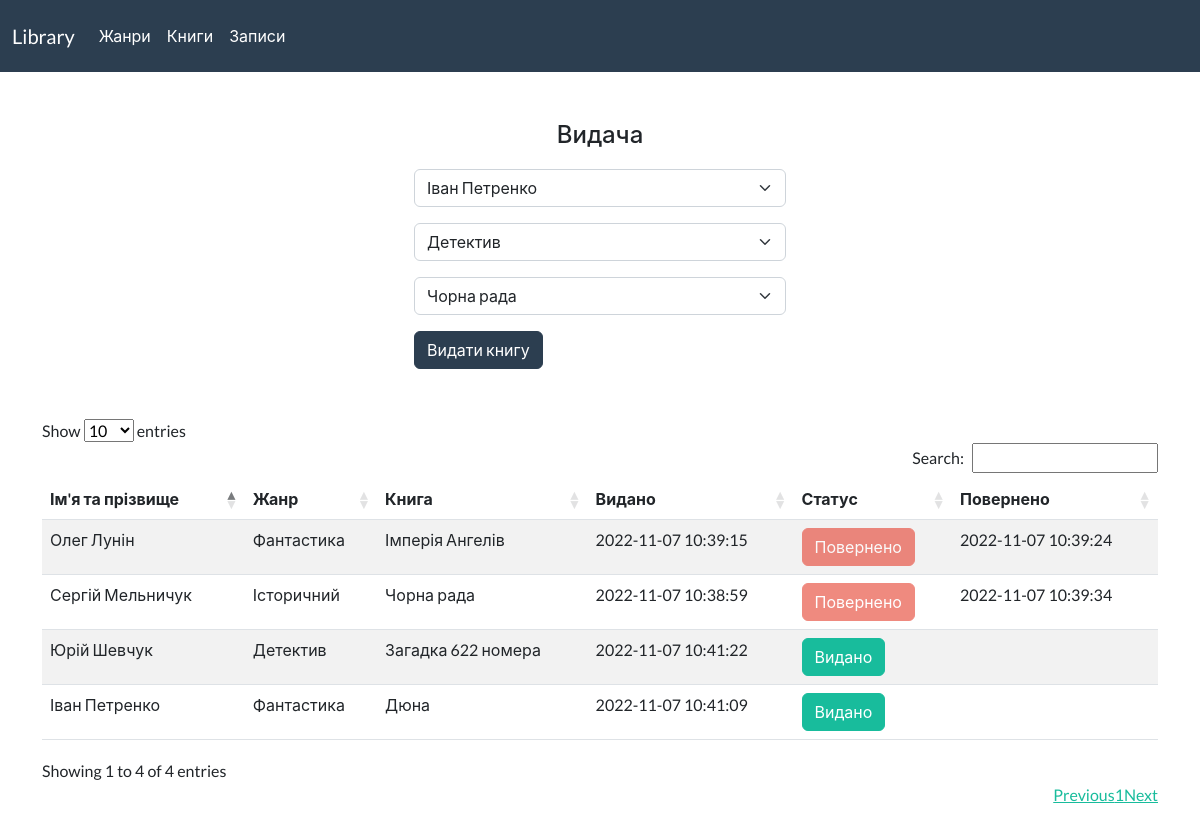
Page /account/issue on the committed database.
### tables this page shows
CREATE TABLE `issues` (
  `id_issue` int(11) NOT NULL,
  `name_issue` varchar(255) NOT NULL,
  `genre_issue` varchar(255) NOT NULL,
  `book_issue` varchar(255) NOT NULL,
  `date_out` timestamp NOT NULL DEFAULT current_timestamp(),
  `status` int(1) NOT NULL,
  `date_in` timestamp NULL DEFAULT NULL
);

### app/controllers/Account.php (called while the page is built, shortened)
<?php
class Account extends Controller
{
    public function __construct()
    {
        $this->userModel = $this->model('User');
    }
    public function issue()
    {
        $data = [
            'visitors' => $this->userModel->getVisitors(),
            'genres' => $this->userModel->getGenre(),
            'books' => $this->userModel->getBooks(),
            'issues' => $this->userModel->getIssues()
        ];
        $this->view('account/issue', $data);
    }
}
?>

### app/lib/Core.php (called while the page is built, shortened)
<?php
class Core
{
    protected $method = 'index';
    public function __construct()
    {
        $url = $this->getUrl();
        if(isset($url)) {
            if(file_exists('../app/controllers/' . ucwords($url[0]) . '.php')) {
                unset($url[0]);
            }
        }
        $this->controller = new $this->controller;
        if(isset($url[1])) {
            if(method_exists($this->controller, $url[1])) {
                $this->method = $url[1];
                unset($url[1]);
            }
        }
        $this->params = $url ? array_values($url) : [];
        call_user_func_array([$this->controller, $this->method], $this->params);
    }
    public function getUrl()
    {
        if(isset($_GET['url'])) {
            $url = rtrim($_GET['url'], '/');
            $url = filter_var($url, FILTER_SANITIZE_URL);
            $url = explode('/', $url);
            return $url;
        }
    }
}
?>

### public/index.php (called while the page is built, shortened)
<?php
$start = new Core();
?>

### app/lib/Database.php (called while the page is built, shortened)
<?php
class Database
{
    private $host = HOST;
    private $user = USER;
    private $password = PASSWORD;
    private $db_name = DB_NAME;
    private $dbh;
    private $stmt;
    public function __construct()
    {
        $con = 'mysql:host=' . $this->host . ';dbname=' . $this->db_name;
        $options = [
            PDO::ATTR_PERSISTENT  => true,
            PDO::ATTR_ERRMODE => PDO::ERRMODE_EXCEPTION
        ];
        try {
            $this->dbh = new PDO($con, $this->user, $this->password, $options);
        } catch(PDOException $e) {
            $this->error = $e->getMessage();
            echo $this->error;
        }
    }
    public function query($sql)
    {
        $this->stmt = $this->dbh->prepare($sql);
    }
    public function execute()
    {
        return $this->stmt->execute();
    }
    public function records()
    {
        $this->execute();
            return $this->stmt->fetchAll(PDO::FETCH_OBJ);
    }
}
?>

### app/models/User.php (called while the page is built, shortened)
<?php
class User {
    private $db;
    public function __construct()
    {
        $this->db = new Database;
    }
    public function getVisitors()
    {
        $this->db->query('SELECT * FROM visitors');
        $result = $this->db->records();
        return $result;
    }
    public function getGenre()
    {
        $this->db->query('SELECT * FROM genres');
        $result = $this->db->records();
        return $result;
    }
    public function getBooks()
    {
        $this->db->query('SELECT * FROM books');
        $result = $this->db->records();
        return $result;
    }
    public function getIssues()
    {
        $this->db->query('SELECT * FROM issues');
        $result = $this->db->records();
        return $result;
    }
}
?>

### app/views/account/issue.php (the view, shortened to what this page needs)
<?php require ROUTE_APP . '/views/inc/header.php'; ?>
<div class="container mt-5">
    <div class="row">
        <div class="col-md-12">
            <div class="col-md-4 mx-auto">
                <h1>Видача</h1>
                <form action="<?php echo ROUTE_URL; ?>account/addIssue" method="POST">
                <div class="form-group">
                    <select name="name_issue" class="form-select form-select-md mb-3" aria-label=".form-select-lg example">
                    <?php foreach($data['visitors'] as $visitor) : ?>
                        <option value="<?php echo $visitor->name; ?>">
                        <?php echo $visitor->name; ?>
                        </option>
                    <?php endforeach; ?>
                    </select>
                </div>
                <div class="form-group">
                    <select name="genre_issue" class="form-select form-select-md mb-3" aria-label=".form-select-lg example">
                    <?php foreach($data['genres'] as $genre) : ?>
                        <option value="<?php echo $genre->genre; ?>">
                        <?php echo $genre->genre; ?>
                        </option>
                    <?php endforeach; ?>
                    </select>
                </div>
                <div class="form-group">
                    <select name="book_issue" class="form-select form-select-md mb-3" aria-label=".form-select-lg example">
                    <?php foreach($data['books'] as $book) : ?>
                        <option value="<?php echo $book->title; ?>">
                        <?php echo $book->title; ?>
                        </option>
                    <?php endforeach; ?>
                    </select>
                </div>
                <div class="form-group">
                    <input type="submit" id="issue" value="Видати книгу" class="btn btn-primary">
                </div>
            </div>
        </div>
        <div class="col-md-12">
        <table id="example" class="table table-striped" style="width:100%">
            <thead>
                <tr>
                    <th>Ім'я та прізвище</th>
                    <th>Жанр</th>
                    <th>Книга</th>
                    <th>Видано</th>
                    <th>Статус</th>
                    <th>Повернено</th>
                </tr>
            </thead>
            <tbody>
        <?php foreach($data['issues'] as $issue) : ?>
            <tr>
                <td><?php echo $issue->name_issue; ?></td>
                <td><?php echo $issue->genre_issue; ?></td>
                <td><?php echo $issue->book_issue; ?></td>
                <td><?php echo $issue->date_out; ?></td>
                <td>
                    <form action="<?php echo ROUTE_URL; ?>account/status/<?php echo $issue->id_issue ?>" method="POST">
                        <div class="d-flex justify-content-between">
                            <?php if($issue->status ==0) {
                                echo '<input type="submit" value="Видано" class="btn btn-success">';
                                } else {
                                    echo '<input type="submit" value="Повернено" class="btn btn-danger disabled">';
                                } ?>
                        </div>
                    </form>
                </td>
                <td><?php echo $issue->date_in; ?></td>
            </tr>
        <?php endforeach; ?>
            </tbody>
            </table><br><br>
        </div>
    </div>
</div>
<?php require ROUTE_APP . '/views/inc/footer.php'; ?>

### public/css/style.css (style rules this page uses)
h1 { font-size: 24px; text-align: center; margin-bottom: 20px; }
#issue { margin-bottom: 50px; }

### rows in the picture
issues: name_issue "Сергій Мельничук", genre_issue "Історичний", book_issue "Чорна рада", date_out "2022-11-07 10:38:59", date_in "2022-11-07 10:39:34"
issues: name_issue "Олег Лунін", genre_issue "Фантастика", book_issue "Імперія Ангелів", date_out "2022-11-07 10:39:15", date_in "2022-11-07 10:39:24"
issues: name_issue "Іван Петренко", genre_issue "Фантастика", book_issue "Дюна", date_out "2022-11-07 10:41:09"
issues: name_issue "Юрій Шевчук", genre_issue "Детектив", book_issue "Загадка 622 номера", date_out "2022-11-07 10:41:22"

### other values in the picture
form field name_issue "Іван Петренко"
form field genre_issue "Детектив"
form field book_issue "Чорна рада"
